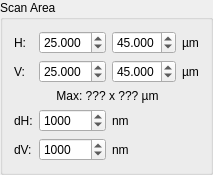
        <widget class="QGroupBox" name="groupBox_scanarea">
         <property name="title">
          <string>Scan Area</string>
         </property>
         <layout class="QGridLayout" name="gridLayout">
          <item row="0" column="0">
           <widget class="QLabel" name="h_label">
            <property name="text">
             <string>H:</string>
            </property>
           </widget>
          </item>
          <item row="2" column="3">
           <widget class="QLabel" name="label_4">
            <property name="text">
             <string>µm</string>
            </property>
           </widget>
          </item>
          <item row="3" column="1" colspan="2">
           <widget class="QLabel" name="maxdim_label">
            <property name="text">
             <string>Max: ??? x ??? µm</string>
            </property>
            <property name="alignment">
             <set>Qt::AlignCenter</set>
            </property>
           </widget>
          </item>
          <item row="0" column="3">
           <widget class="QLabel" name="label_2">
            <property name="text">
             <string>µm</string>
            </property>
           </widget>
          </item>
          <item row="2" column="0">
           <widget class="QLabel" name="v_label">
            <property name="text">
             <string>V:</string>
            </property>
           </widget>
          </item>
          <item row="0" column="1">
           <widget class="QDoubleSpinBox" name="h0_doubleSpinBox">
            <property name="decimals">
             <number>3</number>
            </property>
            <property name="value">
             <double>25.000000000000000</double>
            </property>
           </widget>
          </item>
          <item row="2" column="1">
           <widget class="QDoubleSpinBox" name="v0_doubleSpinBox">
            <property name="decimals">
             <number>3</number>
            </property>
            <property name="value">
             <double>25.000000000000000</double>
            </property>
           </widget>
          </item>
          <item row="0" column="2">
           <widget class="QDoubleSpinBox" name="h1_doubleSpinBox">
            <property name="decimals">
             <number>3</number>
            </property>
            <property name="value">
             <double>45.000000000000000</double>
            </property>
           </widget>
          </item>
          <item row="2" column="2">
           <widget class="QDoubleSpinBox" name="v1_doubleSpinBox">
            <property name="decimals">
             <number>3</number>
            </property>
            <property name="value">
             <double>45.000000000000000</double>
            </property>
           </widget>
          </item>
          <item row="4" column="1">
           <widget class="QSpinBox" name="dh_spinBox">
            <property name="suffix">
             <string/>
            </property>
            <property name="maximum">
             <number>100000</number>
            </property>
            <property name="singleStep">
             <number>50</number>
            </property>
            <property name="value">
             <number>1000</number>
            </property>
           </widget>
          </item>
          <item row="5" column="1">
           <widget class="QSpinBox" name="dv_spinBox">
            <property name="maximum">
             <number>100000</number>
            </property>
            <property name="singleStep">
             <number>50</number>
            </property>
            <property name="value">
             <number>1000</number>
            </property>
           </widget>
          </item>
          <item row="4" column="2">
           <widget class="QLabel" name="label_7">
            <property name="text">
             <string>nm</string>
            </property>
           </widget>
          </item>
          <item row="5" column="2">
           <widget class="QLabel" name="label_9">
            <property name="text">
             <string>nm</string>
            </property>
           </widget>
          </item>
          <item row="4" column="0">
           <widget class="QLabel" name="dh_label">
            <property name="text">
             <string>dH:</string>
            </property>
           </widget>
          </item>
          <item row="5" column="0">
           <widget class="QLabel" name="dv_label">
            <property name="text">
             <string>dV:</string>
            </property>
           </widget>
          </item>
         </layout>
        </widget>
